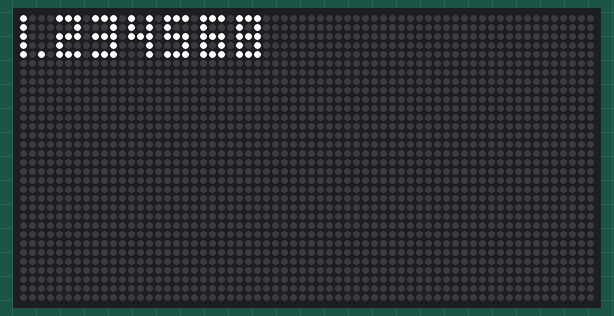
A program run on a simulated Raspberry Pi Pico running MicroPython. Parts: 64×32 RGB LED matrix.

Above: at 0.1 s.

The program:

draw_number.py
```python
def d0(h75, x, y, r, g, b):
    h75.set_pixel(x + 0, y + 0, r, g, b)
    h75.set_pixel(x + 1, y + 0, r, g, b)
    h75.set_pixel(x + 2, y + 0, r, g, b)
    h75.set_pixel(x + 0, y + 1, r, g, b)
    h75.set_pixel(x + 2, y + 1, r, g, b)
    h75.set_pixel(x + 0, y + 2, r, g, b)
    h75.set_pixel(x + 2, y + 2, r, g, b)
    h75.set_pixel(x + 0, y + 3, r, g, b)
    h75.set_pixel(x + 2, y + 3, r, g, b)
    h75.set_pixel(x + 0, y + 4, r, g, b)
    h75.set_pixel(x + 1, y + 4, r, g, b)
    h75.set_pixel(x + 2, y + 4, r, g, b)
    return 3

def d1(h75, x, y, r, g, b):
    h75.set_pixel(x + 0, y + 0, r, g, b)
    h75.set_pixel(x + 0, y + 1, r, g, b)
    h75.set_pixel(x + 0, y + 2, r, g, b)
    h75.set_pixel(x + 0, y + 3, r, g, b)
    h75.set_pixel(x + 0, y + 4, r, g, b)
    return 1

def d2(h75, x, y, r, g, b):
    h75.set_pixel(x + 0, y + 0, r, g, b)
    h75.set_pixel(x + 1, y + 0, r, g, b)
    h75.set_pixel(x + 2, y + 0, r, g, b)
    h75.set_pixel(x + 2, y + 1, r, g, b)
    h75.set_pixel(x + 0, y + 2, r, g, b)
    h75.set_pixel(x + 1, y + 2, r, g, b)
    h75.set_pixel(x + 2, y + 2, r, g, b)
    h75.set_pixel(x + 0, y + 3, r, g, b)
    h75.set_pixel(x + 0, y + 4, r, g, b)
    h75.set_pixel(x + 1, y + 4, r, g, b)
    h75.set_pixel(x + 2, y + 4, r, g, b)
    return 3

def d3(h75, x, y, r, g, b):
    h75.set_pixel(x + 0, y + 0, r, g, b)
    h75.set_pixel(x + 1, y + 0, r, g, b)
    h75.set_pixel(x + 2, y + 0, r, g, b)
    h75.set_pixel(x + 2, y + 1, r, g, b)
    h75.set_pixel(x + 0, y + 2, r, g, b)
    h75.set_pixel(x + 1, y + 2, r, g, b)
    h75.set_pixel(x + 2, y + 2, r, g, b)
    h75.set_pixel(x + 2, y + 3, r, g, b)
    h75.set_pixel(x + 0, y + 4, r, g, b)
    h75.set_pixel(x + 1, y + 4, r, g, b)
    h75.set_pixel(x + 2, y + 4, r, g, b)
    return 3

def d4(h75, x, y, r, g, b):
    h75.set_pixel(x + 0, y + 0, r, g, b)
    h75.set_pixel(x + 2, y + 0, r, g, b)
    h75.set_pixel(x + 0, y + 1, r, g, b)
    h75.set_pixel(x + 2, y + 1, r, g, b)
    h75.set_pixel(x + 0, y + 2, r, g, b)
    h75.set_pixel(x + 1, y + 2, r, g, b)
    h75.set_pixel(x + 2, y + 2, r, g, b)
    h75.set_pixel(x + 2, y + 3, r, g, b)
    h75.set_pixel(x + 2, y + 4, r, g, b)
    return 3

def d5(h75, x, y, r, g, b):
    h75.set_pixel(x + 0, y + 0, r, g, b)
    h75.set_pixel(x + 1, y + 0, r, g, b)
    h75.set_pixel(x + 2, y + 0, r, g, b)
    h75.set_pixel(x + 0, y + 1, r, g, b)
    h75.set_pixel(x + 0, y + 2, r, g, b)
    h75.set_pixel(x + 1, y + 2, r, g, b)
    h75.set_pixel(x + 2, y + 2, r, g, b)
    h75.set_pixel(x + 2, y + 3, r, g, b)
    h75.set_pixel(x + 0, y + 4, r, g, b)
    h75.set_pixel(x + 1, y + 4, r, g, b)
    h75.set_pixel(x + 2, y + 4, r, g, b)
    return 3

def d6(h75, x, y, r, g, b):
    h75.set_pixel(x + 0, y + 0, r, g, b)
    h75.set_pixel(x + 1, y + 0, r, g, b)
    h75.set_pixel(x + 2, y + 0, r, g, b)
    h75.set_pixel(x + 0, y + 1, r, g, b)
    h75.set_pixel(x + 0, y + 2, r, g, b)
    h75.set_pixel(x + 1, y + 2, r, g, b)
    h75.set_pixel(x + 2, y + 2, r, g, b)
    h75.set_pixel(x + 0, y + 3, r, g, b)
    h75.set_pixel(x + 2, y + 3, r, g, b)
    h75.set_pixel(x + 0, y + 4, r, g, b)
    h75.set_pixel(x + 1, y + 4, r, g, b)
    h75.set_pixel(x + 2, y + 4, r, g, b)
    return 3

def d7(h75, x, y, r, g, b):
    h75.set_pixel(x + 0, y + 0, r, g, b)
    h75.set_pixel(x + 1, y + 0, r, g, b)
    h75.set_pixel(x + 2, y + 0, r, g, b)
    h75.set_pixel(x + 2, y + 1, r, g, b)
    h75.set_pixel(x + 2, y + 2, r, g, b)
    h75.set_pixel(x + 2, y + 3, r, g, b)
    h75.set_pixel(x + 2, y + 4, r, g, b)
    return 3

def d8(h75, x, y, r, g, b):
    h75.set_pixel(x + 0, y + 0, r, g, b)
    h75.set_pixel(x + 1, y + 0, r, g, b)
    h75.set_pixel(x + 2, y + 0, r, g, b)
    h75.set_pixel(x + 0, y + 1, r, g, b)
    h75.set_pixel(x + 2, y + 1, r, g, b)
    h75.set_pixel(x + 0, y + 2, r, g, b)
    h75.set_pixel(x + 1, y + 2, r, g, b)
    h75.set_pixel(x + 2, y + 2, r, g, b)
    h75.set_pixel(x + 0, y + 3, r, g, b)
    h75.set_pixel(x + 2, y + 3, r, g, b)
    h75.set_pixel(x + 0, y + 4, r, g, b)
    h75.set_pixel(x + 1, y + 4, r, g, b)
    h75.set_pixel(x + 2, y + 4, r, g, b)
    return 3

def d9(h75, x, y, r, g, b):
    h75.set_pixel(x + 0, y + 0, r, g, b)
    h75.set_pixel(x + 1, y + 0, r, g, b)
    h75.set_pixel(x + 2, y + 0, r, g, b)
    h75.set_pixel(x + 0, y + 1, r, g, b)
    h75.set_pixel(x + 2, y + 1, r, g, b)
    h75.set_pixel(x + 0, y + 2, r, g, b)
    h75.set_pixel(x + 1, y + 2, r, g, b)
    h75.set_pixel(x + 2, y + 2, r, g, b)
    h75.set_pixel(x + 2, y + 3, r, g, b)
    h75.set_pixel(x + 0, y + 4, r, g, b)
    h75.set_pixel(x + 1, y + 4, r, g, b)
    h75.set_pixel(x + 2, y + 4, r, g, b)
    return 3

def dd(h75, x, y, r, g, b):
    h75.set_pixel(x + 0, y + 4, r, g, b)
    return 1


draw_funcs = [d0, d1, d2, d3, d4, d5, d6, d7, d8, d9, dd]


def draw_number(h75, num, x, y, r, g, b):
    num = str(num)
    for i in range(len(num)):
        c = num[i]
        if c in "0123456789.":
            w = draw_funcs["0123456789.".index(c)](h75, x, y, r, g, b)
            x += w + 1

if __name__ == "__main__":
    import hub75

    HEIGHT = 32
    WIDTH = 64

    h75 = hub75.Hub75(WIDTH, HEIGHT, stb_invert=False)
    h75.start()

    draw_number(h75, 1.234567890, 0, 0, 255, 255, 255)
```
